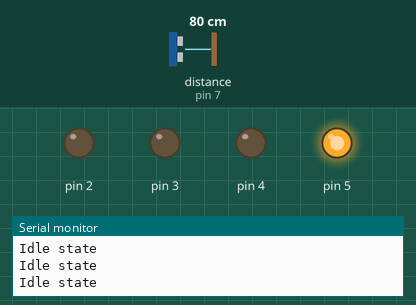
Simulated run of this sketch. Board: Arduino Uno, built with avr-gcc and run on an emulated ATmega328P. Parts: output pins drawn as LEDs (lit = HIGH), the last lines printed to the serial monitor. Wiring (inferred from the names in the program): ultrasonic range finder: trigger pin 6; echo pin 7. The inputs (shaded band) are chosen by the test bench; at power-on: distance to the obstacle (sensor on pin 7) 80 cm. The echo pulse lasts 58.3 µs per cm; pins used as bus, display or sensor lines are not drawn.

Above: at 1.2 s.
1.3 s: distance to the obstacle (sensor on pin 7) set to 18 cm
At 2.8 s:
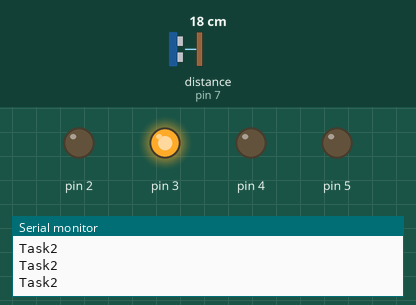
4.3 s: distance to the obstacle (sensor on pin 7) set to 23 cm
At 5.1 s:
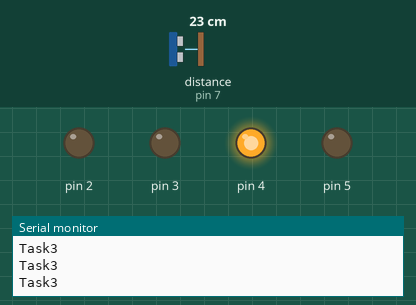
5.8 s: distance to the obstacle (sensor on pin 7) set to 2 cm
At 6.7 s:
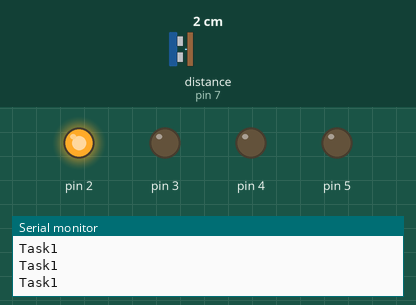
7.3 s: distance to the obstacle (sensor on pin 7) set to 35 cm
At 7.7 s:
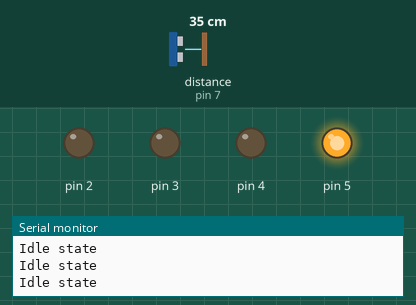
Timing chart, 0 to 9.8 s (numbered marks = the images above; inputs shaded):
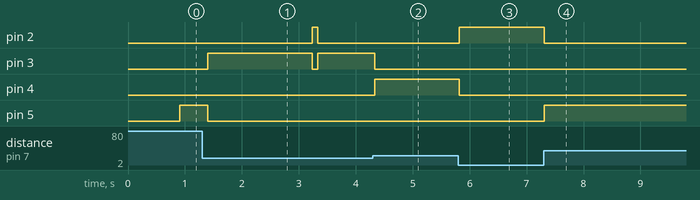

Measured:
- after the input at 1.3 s, pin 2: LOW → HIGH after 1.9 s, → LOW 0.10 s later; pin 3: LOW → HIGH after 0.10 s, → LOW 1.8 s later, → HIGH 0.10 s later; pin 5: HIGH → LOW after 0.10 s
- after the input at 4.3 s, pin 3: HIGH → LOW at once; pin 4: LOW → HIGH at once
- after the input at 5.8 s, pin 2: LOW → HIGH at once; pin 4: HIGH → LOW at once
- after the input at 7.3 s, pin 2: HIGH → LOW at once; pin 5: LOW → HIGH at once

The sketch:

RTOS_Czujnik_i_Diody.ino
```cpp
#include <Arduino_FreeRTOS.h>
#define TRIGGER_PIN 6 // Trigger pin of Ultrasonic sensor
#define ECHO_PIN 7 // Echo pin of Ultrasonic sensor

void setup()
{
  Serial.begin(9600);
  Serial.println(F("In Setup function"));
  pinMode(2,OUTPUT);
  pinMode(3,OUTPUT);
  pinMode(4,OUTPUT);
  pinMode(5,OUTPUT);
  pinMode(TRIGGER_PIN, OUTPUT);
  pinMode(ECHO_PIN, INPUT);

  xTaskCreate(MyTask1, "Task1", 100, NULL, 1, NULL);
  xTaskCreate(MyTask2, "Task2", 100, NULL, 2, NULL);
  xTaskCreate(MyTask3, "Task3", 100, NULL, 3, NULL);
  xTaskCreate(MyIdleTask, "IdleTask", 100, NULL, 0, NULL);
}

void loop()
{
}

long measureDistance() {
  digitalWrite(TRIGGER_PIN, LOW);
  delayMicroseconds(2);
  digitalWrite(TRIGGER_PIN, HIGH);
  delayMicroseconds(10);
  digitalWrite(TRIGGER_PIN, LOW);
  long duration = pulseIn(ECHO_PIN, HIGH);
  long distance = (duration/2) / 29.1;
  return distance;
}

static void MyTask1(void* pvParameters)
{
  while(1)
  {
    long distance = measureDistance();
    if (distance < 10) {
      digitalWrite(2,HIGH);
      digitalWrite(3,LOW);
      digitalWrite(4,LOW);
      digitalWrite(5,LOW);
      Serial.println(F("Task1"));
    }
    vTaskDelay(100/portTICK_PERIOD_MS);
  }
}

static void MyTask2(void* pvParameters)
{
  while(1)
  {
    long distance = measureDistance();
    if (distance >= 10 && distance < 20) {
      digitalWrite(2,LOW);
      digitalWrite(3,HIGH);
      digitalWrite(4,LOW);
      digitalWrite(5,LOW);
      Serial.println(F("Task2"));
    }
    vTaskDelay(110/portTICK_PERIOD_MS);
  }
}

static void MyTask3(void* pvParameters)
{
  while(1)
  {
    long distance = measureDistance();
    if (distance >= 20 && distance < 30) {
      digitalWrite(2,LOW);
      digitalWrite(3,LOW);
      digitalWrite(4,HIGH);
      digitalWrite(5,LOW);
      Serial.println(F("Task3"));
    }
    vTaskDelay(120/portTICK_PERIOD_MS);
  }
}

static void MyIdleTask(void* pvParameters)
{
  while(1)
  {
    long distance = measureDistance();
    if (distance >= 30) {
      digitalWrite(2,LOW);
      digitalWrite(3,LOW);
      digitalWrite(4,LOW);
      digitalWrite(5,HIGH);
      Serial.println(F("Idle state"));
    }
    delay(50);
  }
}
```
